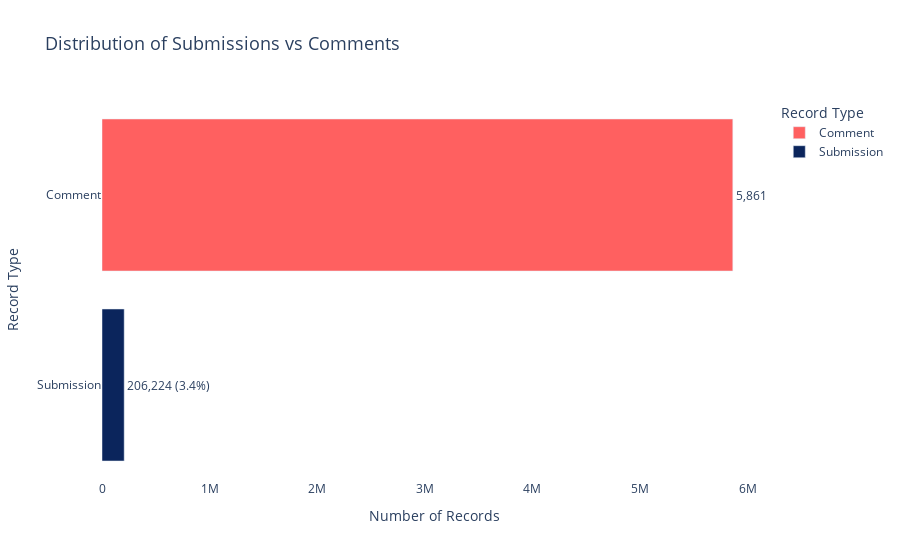

The cell this chart's notebook holds for it:
### Code cell
fig = px.bar(
    counts,
    x="Count",
    y="Record Type",
    orientation="h",
    color="Record Type",
    color_discrete_map={"Submission":"#0b255c" , "Comment": "#ff6060"},
    title="Distribution of Submissions vs Comments",
    text=counts.apply(lambda r: f"{r['Count']:,} ({r['Percentage']}%)", axis=1)
)

fig.update_layout(
    xaxis_title="Number of Records",
    yaxis_title="Record Type",
    title_font_size=18,
    plot_bgcolor="white"
)
fig.update_traces(textposition="outside")
fig.show()

### Figure 1 — Plotly figure (JSON) as saved in the notebook; plotly's stock layout.template omitted (floating-point values rounded to 4 significant figures)
{"data": [{"hovertemplate": "Record Type=%{y}<br>Count=%{x}<br>text=%{text}<extra></extra>", "legendgroup": "Comment", "marker": {"color": "#ff6060", "pattern": {"shape": ""}}, "name": "Comment", "orientation": "h", "showlegend": true, "text": ["5,861,336 (96.6%)"], "textposition": "outside", "type": "bar", "x": [5861336], "xaxis": "x", "y": ["Comment"], "yaxis": "y"}, {"hovertemplate": "Record Type=%{y}<br>Count=%{x}<br>text=%{text}<extra></extra>", "legendgroup": "Submission", "marker": {"color": "#0b255c", "pattern": {"shape": ""}}, "name": "Submission", "orientation": "h", "showlegend": true, "text": ["206,224 (3.4%)"], "textposition": "outside", "type": "bar", "x": [206224], "xaxis": "x", "y": ["Submission"], "yaxis": "y"}], "layout": {"barmode": "relative", "legend": {"title": {"text": "Record Type"}, "tracegroupgap": 0}, "plot_bgcolor": "white", "title": {"font": {"size": 18}, "text": "Distribution of Submissions vs Comments"}, "xaxis": {"anchor": "y", "domain": [0, 1], "title": {"text": "Number of Records"}}, "yaxis": {"anchor": "x", "categoryarray": ["Submission", "Comment"], "categoryorder": "array", "domain": [0, 1], "title": {"text": "Record Type"}}}}
